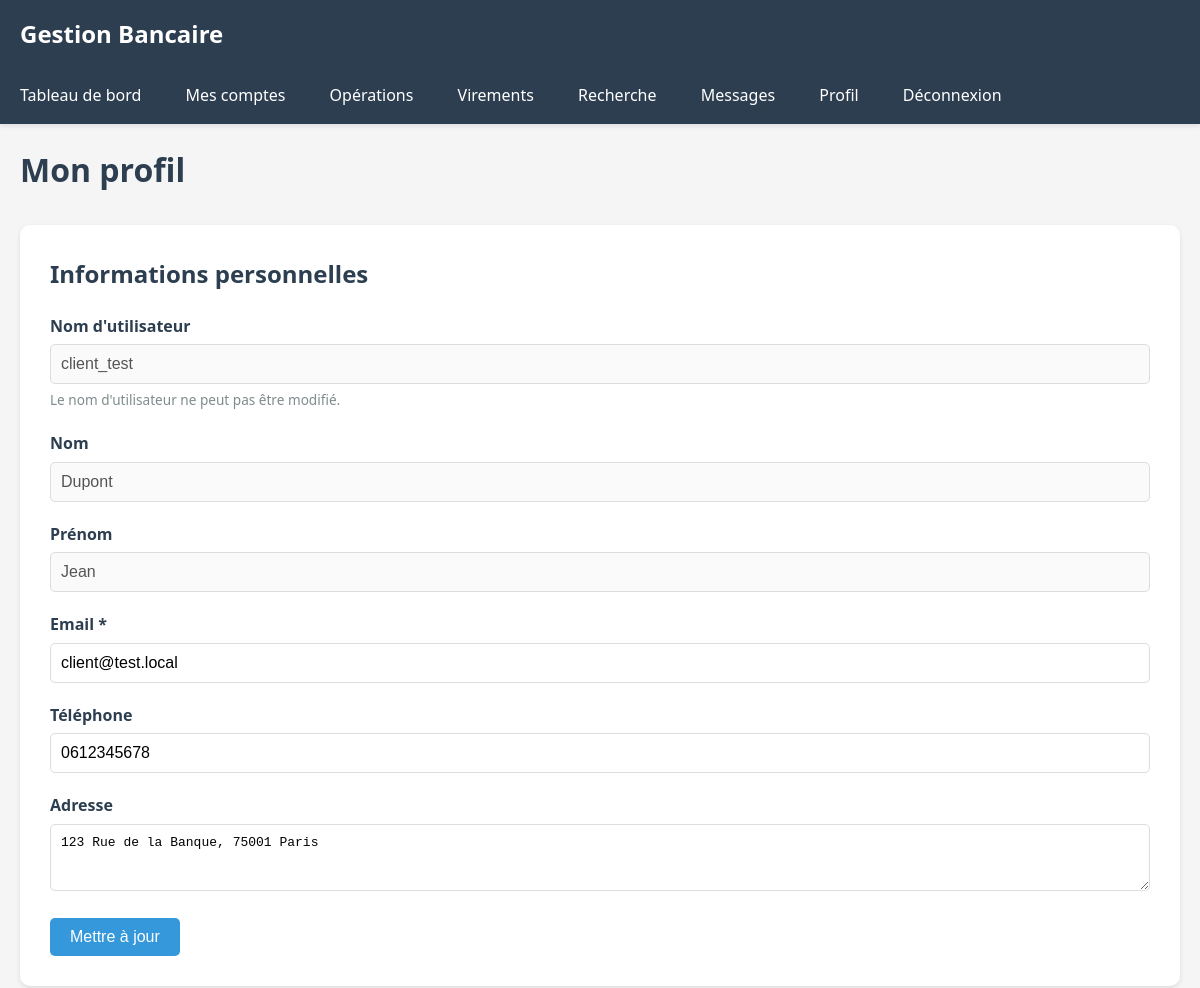
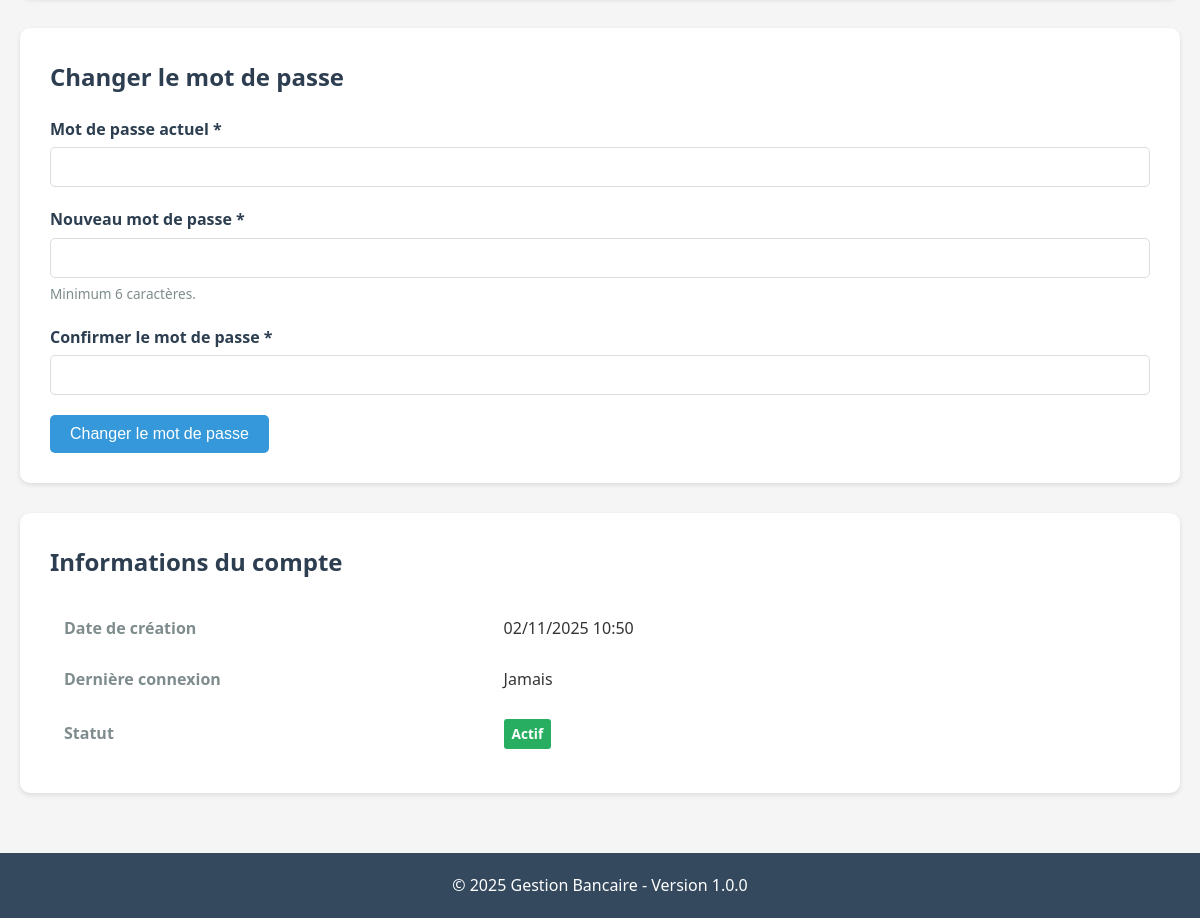
Page /client/profil.php (signed in) on the committed database (2 pictures, top to bottom).
### tables this page shows
CREATE TABLE IF NOT EXISTS users (
    id INT AUTO_INCREMENT PRIMARY KEY,
    username VARCHAR(50) UNIQUE NOT NULL,
    password_hash VARCHAR(255) NOT NULL,
    email VARCHAR(100) UNIQUE NOT NULL,
    nom VARCHAR(100) NOT NULL,
    prenom VARCHAR(100) NOT NULL,
    telephone VARCHAR(20),
    adresse TEXT,
    role ENUM('client', 'admin') DEFAULT 'client',
    statut ENUM('actif', 'suspendu', 'inactif') DEFAULT 'actif',
    date_creation TIMESTAMP DEFAULT CURRENT_TIMESTAMP,
    derniere_connexion TIMESTAMP NULL,
    INDEX idx_username (username),
    INDEX idx_role (role),
    INDEX idx_statut (statut)
);

### includes/functions.php (called while the page is built, shortened)
<?php
function formatDate($date, $format = 'd/m/Y') {
    $timestamp = is_numeric($date) ? $date : strtotime($date);
    return date($format, $timestamp);
}
function formatDateTime($date) {
    return formatDate($date, 'd/m/Y H:i');
}
function e($string) {
    return htmlspecialchars($string, ENT_QUOTES, 'UTF-8');
}

### client/profil.php (the view, shortened to what this page needs)
<?php
$userId = $_SESSION['user_id'];
$db = getDB();
$stmt = $db->prepare("SELECT * FROM users WHERE id = ?");
$stmt->execute([$userId]);
$user = $stmt->fetch();
include 'includes/header.php';
?>
<div class="page-content">
    <h1>Mon profil</h1>
    <div class="profile-sections">
        <div class="profile-section">
            <h2>Informations personnelles</h2>
            <form method="POST" action="">
                <div class="form-group">
                    <label>Nom d'utilisateur</label>
                    <input type="text" class="form-control" value="<?php echo e($user['username']); ?>" disabled>
                    <small class="form-text">Le nom d'utilisateur ne peut pas être modifié.</small>
                </div>
                <div class="form-group">
                    <label>Nom</label>
                    <input type="text" class="form-control" value="<?php echo e($user['nom']); ?>" disabled>
                </div>
                <div class="form-group">
                    <label>Prénom</label>
                    <input type="text" class="form-control" value="<?php echo e($user['prenom']); ?>" disabled>
                </div>
                <div class="form-group">
                    <label for="email">Email *</label>
                    <input type="email" id="email" name="email" class="form-control"
                           value="<?php echo e($user['email']); ?>" required>
                </div>
                <div class="form-group">
                    <label for="telephone">Téléphone</label>
                    <input type="tel" id="telephone" name="telephone" class="form-control"
                           value="<?php echo e($user['telephone'] ?? ''); ?>">
                </div>
                <div class="form-group">
                    <label for="adresse">Adresse</label>
                    <textarea id="adresse" name="adresse" class="form-control" rows="3"><?php echo e($user['adresse'] ?? ''); ?></textarea>
                </div>
                <button type="submit" class="btn btn-primary">Mettre à jour</button>
            </form>
        </div>
        <div class="profile-section">
            <h2>Changer le mot de passe</h2>
            <form method="POST" action="">
                <div class="form-group">
                    <label for="current_password">Mot de passe actuel *</label>
                    <input type="password" id="current_password" name="current_password" class="form-control" required>
                </div>
                <div class="form-group">
                    <label for="new_password">Nouveau mot de passe *</label>
                    <input type="password" id="new_password" name="new_password" class="form-control" required>
                    <small class="form-text">Minimum 6 caractères.</small>
                </div>
                <div class="form-group">
                    <label for="confirm_password">Confirmer le mot de passe *</label>
                    <input type="password" id="confirm_password" name="confirm_password" class="form-control" required>
                </div>
                <button type="submit" class="btn btn-primary">Changer le mot de passe</button>
            </form>
        </div>
        <div class="profile-section">
            <h2>Informations du compte</h2>
            <table class="info-table">
                <tr>
                    <th>Date de création</th>
                    <td><?php echo formatDateTime($user['date_creation']); ?></td>
                </tr>
                <tr>
                    <th>Dernière connexion</th>
                    <td><?php echo $user['derniere_connexion'] ? formatDateTime($user['derniere_connexion']) : 'Jamais'; ?></td>
                </tr>
                <tr>
                    <th>Statut</th>
                    <td>
                        <span class="badge badge-<?php echo $user['statut'] === 'actif' ? 'success' : 'warning'; ?>">
                            <?php echo e(ucfirst($user['statut'])); ?>
                        </span>
                    </td>
                </tr>
            </table>
        </div>
    </div>
</div>
<?php include 'includes/footer.php'; ?>

### assets/css/style.css (style rules this page uses)
* { margin: 0; padding: 0; box-sizing: border-box; }
body { font-family: 'Segoe UI', Tahoma, Geneva, Verdana, sans-serif; background-color: #f5f5f5; color: #333; line-height: 1.6; }
.form-group { margin-bottom: 20px; }
.form-group label { display: block; margin-bottom: 5px; font-weight: 600; color: #2c3e50; }
.form-control { width: 100%; padding: 10px; border: 1px solid #ddd; border-radius: 5px; font-size: 1em; transition: border-color 0.3s; }
.form-text { display: block; margin-top: 5px; font-size: 0.85em; color: #7f8c8d; }
.btn { padding: 10px 20px; border: none; border-radius: 5px; cursor: pointer; font-size: 1em; transition: all 0.3s; text-decoration: none; display: inline-block; }
.btn-primary { background-color: #3498db; color: white; }
.badge { display: inline-block; padding: 4px 8px; font-size: 0.85em; border-radius: 3px; font-weight: 600; }
.badge-success { background-color: #27ae60; color: white; }
.page-content h1 { margin-bottom: 30px; color: #2c3e50; }
.page-content h2 { margin: 30px 0 20px; color: #34495e; }
.profile-sections { display: grid; gap: 30px; }
.profile-section { background: white; padding: 30px; border-radius: 10px; box-shadow: 0 2px 5px rgba(0,0,0,0.1); }
.profile-section h2 { margin-top: 0; margin-bottom: 20px; color: #2c3e50; }
.info-table { width: 100%; }
.info-table tr { border-bottom: 1px solid #ecf0f1; }
.info-table th, .info-table td { padding: 12px; text-align: left; }
.info-table th { font-weight: 600; color: #7f8c8d; width: 40%; }

### rows in the picture
users: username "client_test", nom "Dupont", prenom "Jean", email "client@test.local", telephone "0612345678", adresse "123 Rue de la Banque, 75001 Paris", date_creation "02/11/2025 10:50", statut "Actif"

### other values in the picture
APP_NAME "Gestion Bancaire"
APP_VERSION "1.0.0"
